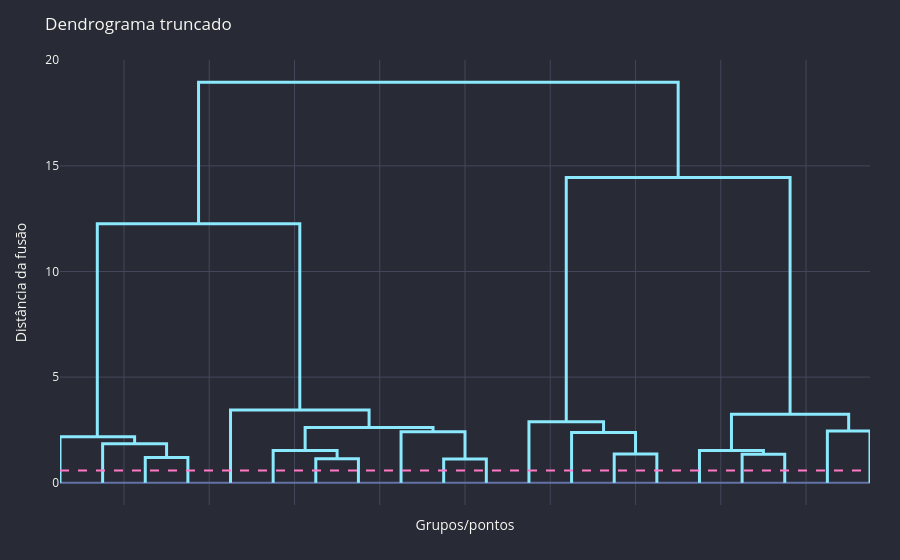

The notebook cell this image was saved under:
### Code cell
dendro = dendrogram(Z, no_plot=True, truncate_mode='lastp', p=20)
fig_dendro = go.Figure()
for xs, ys in zip(dendro['icoord'], dendro['dcoord']):
    fig_dendro.add_trace(go.Scatter(x=xs, y=ys, mode='lines', line=dict(color=DRACULA['cyan'], width=3), showlegend=False))
fig_dendro.add_hline(y=np.percentile(Z[:, 2], 80), line_dash='dash', line_color=DRACULA['pink'])
fig_dendro.update_xaxes(title='Grupos/pontos', showticklabels=False)
fig_dendro.update_yaxes(title='Distância da fusão')
apply_dracula(fig_dendro, 'Dendrograma truncado')
fig_dendro.show()

### Figure 1 — Plotly figure (JSON) as saved in the notebook; plotly's stock layout.template omitted (floating-point values rounded to 4 significant figures)
{"data": [{"line": {"color": "#8be9fd", "width": 3}, "mode": "lines", "showlegend": false, "type": "scatter", "x": [25, 25, 35, 35], "y": [0, 1.193, 1.193, 0]}, {"line": {"color": "#8be9fd", "width": 3}, "mode": "lines", "showlegend": false, "type": "scatter", "x": [15, 15, 30, 30], "y": [0, 1.846, 1.846, 1.193]}, {"line": {"color": "#8be9fd", "width": 3}, "mode": "lines", "showlegend": false, "type": "scatter", "x": [5, 5, 22.5, 22.5], "y": [0, 2.181, 2.181, 1.846]}, {"line": {"color": "#8be9fd", "width": 3}, "mode": "lines", "showlegend": false, "type": "scatter", "x": [65, 65, 75, 75], "y": [0, 1.142, 1.142, 0]}, {"line": {"color": "#8be9fd", "width": 3}, "mode": "lines", "showlegend": false, "type": "scatter", "x": [55, 55, 70, 70], "y": [0, 1.531, 1.531, 1.142]}, {"line": {"color": "#8be9fd", "width": 3}, "mode": "lines", "showlegend": false, "type": "scatter", "x": [95, 95, 105, 105], "y": [0, 1.127, 1.127, 0]}, {"line": {"color": "#8be9fd", "width": 3}, "mode": "lines", "showlegend": false, "type": "scatter", "x": [85, 85, 100, 100], "y": [0, 2.409, 2.409, 1.127]}, {"line": {"color": "#8be9fd", "width": 3}, "mode": "lines", "showlegend": false, "type": "scatter", "x": [62.5, 62.5, 92.5, 92.5], "y": [1.531, 2.613, 2.613, 2.409]}, {"line": {"color": "#8be9fd", "width": 3}, "mode": "lines", "showlegend": false, "type": "scatter", "x": [45, 45, 77.5, 77.5], "y": [0, 3.442, 3.442, 2.613]}, {"line": {"color": "#8be9fd", "width": 3}, "mode": "lines", "showlegend": false, "type": "scatter", "x": [13.75, 13.75, 61.25, 61.25], "y": [2.181, 12.27, 12.27, 3.442]}, {"line": {"color": "#8be9fd", "width": 3}, "mode": "lines", "showlegend": false, "type": "scatter", "x": [135, 135, 145, 145], "y": [0, 1.36, 1.36, 0]}, {"line": {"color": "#8be9fd", "width": 3}, "mode": "lines", "showlegend": false, "type": "scatter", "x": [125, 125, 140, 140], "y": [0, 2.384, 2.384, 1.36]}, {"line": {"color": "#8be9fd", "width": 3}, "mode": "lines", "showlegend": false, "type": "scatter", "x": [115, 115, 132.5, 132.5], "y": [0, 2.891, 2.891, 2.384]}, {"line": {"color": "#8be9fd", "width": 3}, "mode": "lines", "showlegend": false, "type": "scatter", "x": [165, 165, 175, 175], "y": [0, 1.353, 1.353, 0]}, {"line": {"color": "#8be9fd", "width": 3}, "mode": "lines", "showlegend": false, "type": "scatter", "x": [155, 155, 170, 170], "y": [0, 1.523, 1.523, 1.353]}, {"line": {"color": "#8be9fd", "width": 3}, "mode": "lines", "showlegend": false, "type": "scatter", "x": [185, 185, 195, 195], "y": [0, 2.454, 2.454, 0]}, {"line": {"color": "#8be9fd", "width": 3}, "mode": "lines", "showlegend": false, "type": "scatter", "x": [162.5, 162.5, 190, 190], "y": [1.523, 3.243, 3.243, 2.454]}, {"line": {"color": "#8be9fd", "width": 3}, "mode": "lines", "showlegend": false, "type": "scatter", "x": [123.8, 123.8, 176.2, 176.2], "y": [2.891, 14.45, 14.45, 3.243]}, {"line": {"color": "#8be9fd", "width": 3}, "mode": "lines", "showlegend": false, "type": "scatter", "x": [37.5, 37.5, 150, 150], "y": [12.27, 18.96, 18.96, 14.45]}], "layout": {"font": {"color": "#f8f8f2"}, "margin": {"b": 55, "l": 60, "r": 30, "t": 60}, "paper_bgcolor": "#282a36", "plot_bgcolor": "#282a36", "shapes": [{"line": {"color": "#ff79c6", "dash": "dash"}, "type": "line", "x0": 0, "x1": 1, "xref": "x domain", "y0": 0.5761, "y1": 0.5761, "yref": "y"}], "title": {"text": "Dendrograma truncado"}, "xaxis": {"gridcolor": "#44475a", "showticklabels": false, "title": {"text": "Grupos/pontos"}, "zerolinecolor": "#6272a4"}, "yaxis": {"gridcolor": "#44475a", "title": {"text": "Distância da fusão"}, "zerolinecolor": "#6272a4"}}}
